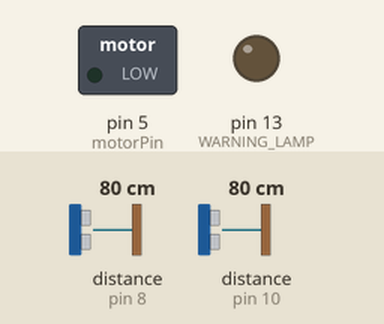
The sketch below on a simulated Arduino Uno, built with avr-gcc and run on an emulated ATmega328P. Parts: switched loads named in the sketch (green lamp = pin HIGH), output pins drawn as LEDs (lit = HIGH). Wiring (inferred from the names in the program): 2 × ultrasonic range finder: trigger pin 7, echo pin 8 / trigger pin 9, echo pin 10. Inputs (shaded band) come from the test bench; at power-on: distance to the obstacle (sensors on pin 8, pin 10) 80 cm. The echo pulse lasts 58.3 µs per cm; pins used as bus, display or sensor lines are not drawn. At 1.0 s the program stops and its outputs stay as they are.

Above: at 0.1 s.
At 1.1 s:
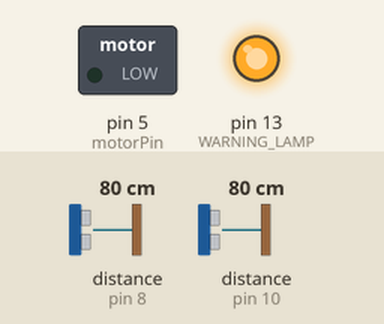
Timing chart, 0 to 2.5 s (numbered marks = the images above):
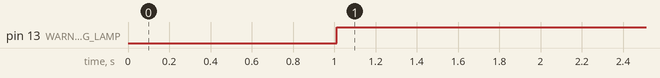

The sketch:

adaptive_cruise_control.ino
```cpp
#include <PID_v1.h>

#define RADIUS          7                          // this is in cm
#define WARNING_LAMP    13
#define motorPin        5
#define PingPinFront    7
#define EchoPinFront    8

#define PingPinBack     9
#define EchoPinBack     10

double PIDoutputSpeed=0;
//tachometer is connected to pin 2

//global variables
volatile int tachoCount=0;

double measuredSpeed=0,desiredSpeed=10;

double measuredDistanceFront=0,desiredDistanceFront=120;
double measuredDistanceBack=0, desiredDistanceBack=120;

double Kp_distanceBack=2, Ki_distanceBack=5, kd_distanceBack=1;
PID pidForDistanceBack( &measuredDistanceBack,
                        &PIDoutputSpeed,
                        &desiredDistanceBack,
                        Kp_distanceBack,
                        Ki_distanceBack,
                        kd_distanceBack,
                        REVERSE);

double Kp_distanceFront=2, Ki_distanceFront=5, Kd_distanceFront=1;
PID pidForDistanceFront(&measuredDistanceFront,
                        &PIDoutputSpeed,
                        &desiredDistanceFront,
                        Kp_distanceFront,
                        Ki_distanceFront,
                        Kd_distanceFront,
                        DIRECT);

double Kp_speed=2, Ki_speed=5, Kd_speed=1;
PID pidForSpeed        (&measuredSpeed,
                        &PIDoutputSpeed,
                        &desiredSpeed,
                        Kp_speed,
                        Ki_speed,
                        Kd_speed,
                        REVERSE);

void setup()
{
  Serial.begin(9600);
  attachInterrupt(0, tachoISR, FALLING);
  pinMode(PingPinFront, OUTPUT);
  pinMode(EchoPinFront, INPUT);
  pinMode(PingPinBack, OUTPUT);
  pinMode(EchoPinBack, INPUT);
  pinMode(WARNING_LAMP, OUTPUT);
  pinMode(motorPin, OUTPUT);
  pidForSpeed.SetMode(AUTOMATIC);
  pidForDistanceBack.SetMode(AUTOMATIC);
  pidForDistanceFront.SetMode(AUTOMATIC);
  pidForDistanceBack.SetOutputLimits(0, 255);
  pidForDistanceFront.SetOutputLimits(0,255);
  pidForSpeed.SetOutputLimits(0,255);

}

void loop()
{
  delay(1000);
  detachInterrupt(0);

  measuredDistanceFront=calculateDistance(PingPinFront, EchoPinFront);
  measuredDistanceBack=calculateDistance(PingPinBack, EchoPinBack);

  //SPEED IN KMPH=RPM*PERIMETER IN CM*0.01  /   1000
  //                                   |          |
  //                                 cm TO m    m TO Km
  measuredSpeed=tachoCount*(2*PI*RADIUS)*60*0.01/1000;

  //this is where all magic happens
  if(measuredDistanceFront<=desiredDistanceFront)
  {
    if(measuredDistanceBack>desiredDistanceBack)
    {
        //reduce the speed
        pidForDistanceBack.Compute();
        Serial.println(PIDoutputSpeed);
        analogWrite(motorPin, PIDoutputSpeed);

    }
    else
    {
        //warning, stop the car and go to infinite loop
        digitalWrite(motorPin, LOW);
        digitalWrite(WARNING_LAMP, HIGH);
        while(1){}
    }
  }

  else
  {
    if(measuredDistanceBack<=desiredDistanceBack)
    {
        //increase the speed
        pidForDistanceFront.Compute();
        Serial.println(PIDoutputSpeed);
        analogWrite(motorPin, PIDoutputSpeed);
    }
    else
    {
        //make speed variation based on tachometer
        pidForSpeed.Compute();
        Serial.println(PIDoutputSpeed);
        analogWrite(motorPin, PIDoutputSpeed);
    }
  }

  attachInterrupt(0, tachoISR, FALLING);
}


void tachoISR()
{
  tachoCount++;
}

unsigned int calculateDistance(int PingPin, int EchoPin)
{
  long duration;
  digitalWrite(PingPin, LOW);
  delayMicroseconds(2);
  digitalWrite(PingPin, HIGH);
  delayMicroseconds(5);
  digitalWrite(PingPin, LOW);
  duration = pulseIn(EchoPin, HIGH);
  return duration / 29 / 2;
}
```

Measured:
- by itself, pin 13 (WARNING_LAMP): LOW → HIGH at 1.0 s
